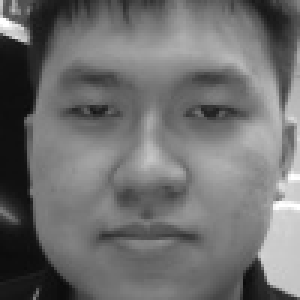
#> input picture Resized_Faces/User.bryan_lee.6.1.jpg, 100 x 100 px, given in place of the camera (shown 3 times larger)
$ jupyter execute EE4208_Assignment1_Demo.ipynb   (shell and % lines are left out)   (text cells are left out)
#> lines starting #> are read from the running program, lines starting #| are printed output that depends on the picture; after the words box and inside, x2 and y2 are one past the last pixel; in counts of white or black regions, pixels touching at a corner belong together
[cell 1]
import os, sys
import cv2
from PIL import Image
import numpy as np
import pickle
import time
import matplotlib.pyplot as plt

# Take face shots via webcam to create face database
cam = cv2.VideoCapture(0)
cam.set(3, 1280) # set video width
cam.set(4, 960) # set video height
face_detector = cv2.CascadeClassifier('haarcascade_frontalface_default.xml')
eyes_detector = cv2.CascadeClassifier('haarcascade_eye.xml')
eyes_glasses_detector = cv2.CascadeClassifier('haarcascade_eye_tree_eyeglasses.xml')
# For each person, enter name and press spacebar to take picture.
user_name = input('\n Enter name and press <enter> ==>  ')
print("\n Look at camera and press <spacebar> to take picture")
# Initialize individual sampling face count
count = 1
while(True):
    ret, img = cam.read()
#> img is the input picture: shape (100, 100, 3); min 10, max 255, mean 110.9
    img = cv2.flip(img, 1) # flip video image vertically
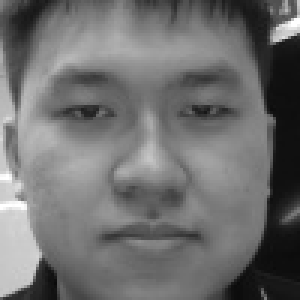
#> img: shape (100, 100, 3) (shown 3 times larger); min 10, max 255, mean 110.9
    gray = cv2.cvtColor(img, cv2.COLOR_BGR2GRAY)
    faces = face_detector.detectMultiScale(gray, scaleFactor=1.2, minNeighbors=5, minSize=(5,5))
#> faces = [[6, 6, 85, 85]]
    for (x,y,w,h) in faces:
        cv2.rectangle(img, (x,y), (x+w,y+h), (255,0,0), 2)
        roi_gray = gray[y:y+h, x:x+w]
        roi_color = img[y:y+h, x:x+w]
        resized_color = cv2.resize(img[y:y+h,x:x+w], dsize=(224,224), interpolation=cv2.INTER_AREA)
        eyes = eyes_glasses_detector.detectMultiScale(roi_gray, scaleFactor=1.2, minNeighbors=5, minSize=(5,5));
        for (ex, ey, ew, eh) in eyes:
            cv2.rectangle(roi_color, (ex, ey), (ex + ew, ey + eh), (0, 255, 0), 2)
            #cv2.rectangle(roi_gray, (ex, ey), (ex + ew, ey + eh), (0, 255, 0), 2)
        resized_gray = cv2.resize(gray[y:y+h,x:x+w], dsize=(100,100), interpolation=cv2.INTER_AREA)
#> this loop made 1 pass
#> (x, y, w, h, eyes) on pass 1: (6, 6, 85, 85, [[12, 20, 23, 23], [50, 19, 24, 24]])
#> pass 1, `roi_gray = gray[y:y+h, x:x+w]`:
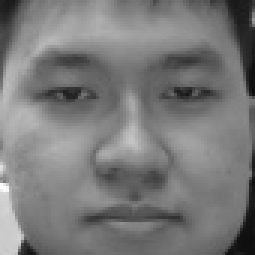
#> roi_gray: shape (85, 85) (shown 3 times larger); min 12, max 255, mean 121.3
#> pass 1, `roi_color = img[y:y+h, x:x+w]`:
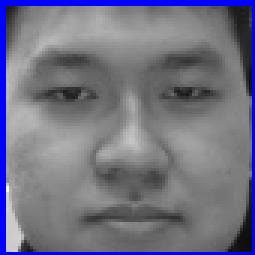
#> roi_color: shape (85, 85, 3) (shown 3 times larger); mean B, G, R 131.6, 114, 114
#> after the loop:
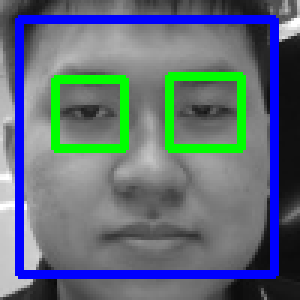
#> img: shape (100, 100, 3) (shown 3 times larger); 15.72% of pixels changed, all inside (x1, y1, x2, y2) = (5, 5, 93, 93)
#> after the loop:
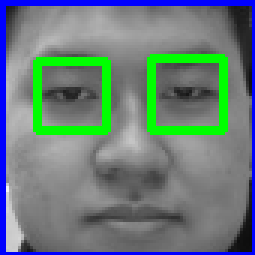
#> roi_color: shape (85, 85, 3) (shown 3 times larger); 7.7% of pixels changed, all inside (x1, y1, x2, y2) = (11, 18, 76, 45)

    k = cv2.waitKey(1) & 0xff # Press 'ESC' for exiting video
#> (key Esc is pressed here)
    if k == 27:
        break
    elif k == 32: #if spacebar is pressed
        # Save the captured image into the datasets folder
        cv2.imwrite("ROI_Faces/User." + str(user_name).lower() + "." + str(count) + ".jpg", roi_color)
        cv2.imwrite("Grayscale_Faces/User." + str(user_name).lower() + '.'+ str(count) + ".jpg", resized_gray)
        cv2.imwrite("Color_Faces/User." + str(user_name).lower() + '.' + str(count) + ".jpg", resized_color)
        print("Shot {} is taken!".format(count))
        count += 1
    cv2.imshow('image', img)

cam.release()
cv2.destroyAllWindows()

[cell 2]
def get_faces_labels(resized_images_path='Resized_Faces'):
#> called with resized_images_path = 'Resized_Faces'
    file_path = os.listdir(resized_images_path)
    faces = []
    face_labels = []
    current_id=0
    label_ids={}
    for file in file_path:
        if file.endswith("png") or file.endswith("jpg"):
            path=os.path.join(resized_images_path, file)
            label=os.path.basename(path).split(".")[1]
            #print(label,path)
            if not label in label_ids:
                #label_ids[label] = os.path.basename(path).split(".")[2]
                label_ids[label]=current_id
                current_id+=1

            id_=label_ids[label]
            pil_image=Image.open(path)#grayscale
            image_array=np.array(pil_image,'uint8')

            #print(image_array)
            faces.append(image_array)
            face_labels.append(id_)
            faces_array = np.array(faces)
            labels_array = np.array(face_labels)
    return faces_array, labels_array, label_ids

[cell 3]
# Load labelled face datasets
face, labels, name_label_dict = get_faces_labels()
#> labels = [0]; name_label_dict = {'bryan_lee': 0}
print("Shape of Training Faces: ",face.shape)
#| Shape of Training Faces:  (1, 100, 100)
print("########################################")
print("Shape of Face Labels: ",labels.shape)
#| Shape of Face Labels:  (1,)
print("########################################")
print("Dictionary of Person Name and Label: ",name_label_dict)
#| Dictionary of Person Name and Label:  {'bryan_lee': 0}
print("########################################")
print("Labels: ",labels)
#| Labels:  [0]

[cell 4]
# Train face recognizer and save trained recognizer.
face_recognizer = cv2.face.LBPHFaceRecognizer_create()
face_recognizer.train(face, labels)
face_recognizer.save("LBPH_Face_Recognizer.yml")

[cell 5]
import os, sys
import cv2
from PIL import Image
import numpy as np
import pickle
import time
import matplotlib.pyplot as plt

[cell 6]
def lbph_face_recognition():
    faceCascade = cv2.CascadeClassifier('haarcascade_frontalface_default.xml') # load classifier
    eyeCascade = cv2.CascadeClassifier('haarcascade_eye.xml')
    eye_glassesCascade = cv2.CascadeClassifier('haarcascade_eye_tree_eyeglasses.xml')
    smileCascade = cv2.CascadeClassifier('haarcascade_smile.xml')
    #faceCascade = cv2.CascadeClassifier('lbpcascade_frontalface.xml') # load classifier

    cap = cv2.VideoCapture(0)
    #face_recognizer = cv2.face.EigenFaceRecognizer_create()
    face_recognizer=cv2.face.LBPHFaceRecognizer_create()
    face_recognizer.read("LBPH_Face_Recognizer.yml")

    #Load face labels
    # with open('face_eye_smile_labels.pickle', 'rb') as f:
    #     y_train = np.array(pickle.load(f))
    names = ['Bryan_Lee', 'Bryan_Lim', 'Chin_Fung', 'Darren', 'Edmund', 'John', 'Lam',
             'Malvern', 'meinv', 'Nicholas', 'Peter', 'Ter_Ren', 'Wang_Jue', 'Yi_Cheng',
             'Yi_Rong', 'Yong_Zhe', 'Yuan_Jun', 'Zhi_jia', 'Zi_Hang', 'Zi_Ying']

    cap.set(3,1280) # set Width
    cap.set(4,960) # set Height
    while True:
        _, frame = cap.read()
        frame = cv2.flip(frame, 1)
        gray = cv2.cvtColor(frame, cv2.COLOR_BGR2GRAY)

        # detect faces
        faces = faceCascade.detectMultiScale(
            gray,
            scaleFactor=1.2,
            minNeighbors=5,
            minSize=(5, 5)
        )
#> faces = [[6, 6, 85, 85]]

        for (x,y,w,h) in faces:
            cv2.rectangle(frame,(x,y),(x+w,y+h),(255,0,0),2)
            roi_color = frame[y:y+h, x:x+w]
            roi_gray = gray[y:y+h, x:x+w]
    #        roi_gray = cv2.resize(roi_gray, (100,100))
            eyes = eye_glassesCascade.detectMultiScale(roi_gray, scaleFactor=1.2, minNeighbors=5, minSize=(5,5))
            for (ex, ey, ew, eh) in eyes:
                cv2.rectangle(roi_color, (ex, ey), (ex + ew, ey + eh), (0, 255, 0), 2)
    #         smile = smileCascade.detectMultiScale(roi_gray, scaleFactor=1.2, minNeighbors=25, minSize=(120,120))
    #         for (xx, yy, ww, hh) in smile:
    #             cv2.rectangle(roi_color, (xx, yy), (xx + ww, yy + hh), (0, 0, 255), 2)
            gray_face = cv2.resize((gray[y:y+h,x:x+w]),(100,100))
            label, conf = face_recognizer.predict(gray_face)

            if conf<=110:
                person = names[label]
            else:
                person = "Unknown"

            text = str(label) + person + ":" + str(round(conf,3))
            cv2.rectangle(frame, (x, y), (x + w, y + h), (255, 0, 0), 2)
            cv2.putText(frame, text, (x, y - 10), cv2.FONT_HERSHEY_SIMPLEX, 0.9, (255, 0, 0), 2)


            print(person, round(conf,1))
#> this loop made 1 pass
#> (x, y, w, h, eyes, label, conf, person) on pass 1: (6, 6, 85, 85, [[12, 20, 23, 23], [50, 19, 24, 24]], 0, 98.69, 'Bryan_Lee')
#| Bryan_Lee 98.7
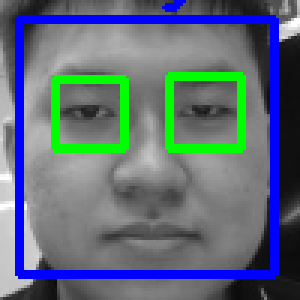
#> frame: shape (100, 100, 3) (shown 3 times larger); 15.92% of pixels changed, all inside (x1, y1, x2, y2) = (5, 0, 93, 93)
        cv2.imshow('frame',frame)
        k = cv2.waitKey(1) & 0xff
#> (key Esc is pressed here)
        if k == 27: # press 'ESC' to quit
            break
    cap.release()
    cv2.destroyAllWindows()

$ run again, on Resized_Faces/User.bryan_lee.6.4.jpg
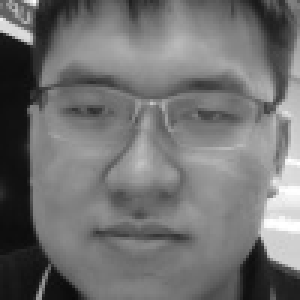
#> input picture Resized_Faces/User.bryan_lee.6.4.jpg, 100 x 100 px, given in place of the camera (shown 3 times larger)
#> img is the input picture: shape (100, 100, 3); min 9, max 255, mean 113.2
#> `faces = face_detector.detectMultiScale(gray, scaleFactor=1.2, minNeigh..`: faces = [[8, 7, 85, 85]]
#> the loop `for (x,y,w,h) in faces:` made 1 pass
#> after the loop `for (x,y,w,h) in faces:`:
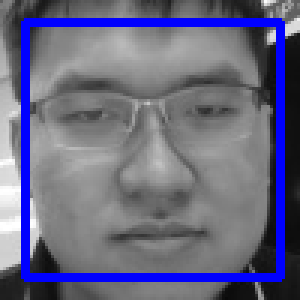
#> img: shape (100, 100, 3) (shown 3 times larger); mean B, G, R 129.9, 104, 104
#> labels = [0]; name_label_dict = {'bryan_lee': 0}
#| Shape of Training Faces:  (1, 100, 100)
#| Shape of Face Labels:  (1,)
#| Dictionary of Person Name and Label:  {'bryan_lee': 0}
#| Labels:  [0]
#> in lbph_face_recognition, `faces = faceCascade.detectMultiScale( gray, scaleFactor=1.2, minNeighb..`: faces = [[8, 7, 85, 85]]
#> the loop in lbph_face_recognition, `for (x,y,w,h) in faces:` made 1 pass
#> (x, y, w, h, label, conf, person) on pass 1: (8, 7, 85, 85, 0, 99.62, 'Bryan_Lee')
#> (printed output is left out)
#> after the loop in lbph_face_recognition, `for (x,y,w,h) in faces:`:
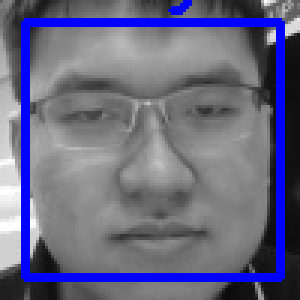
#> frame: shape (100, 100, 3) (shown 3 times larger); mean B, G, R 130.3, 103.8, 103.8
